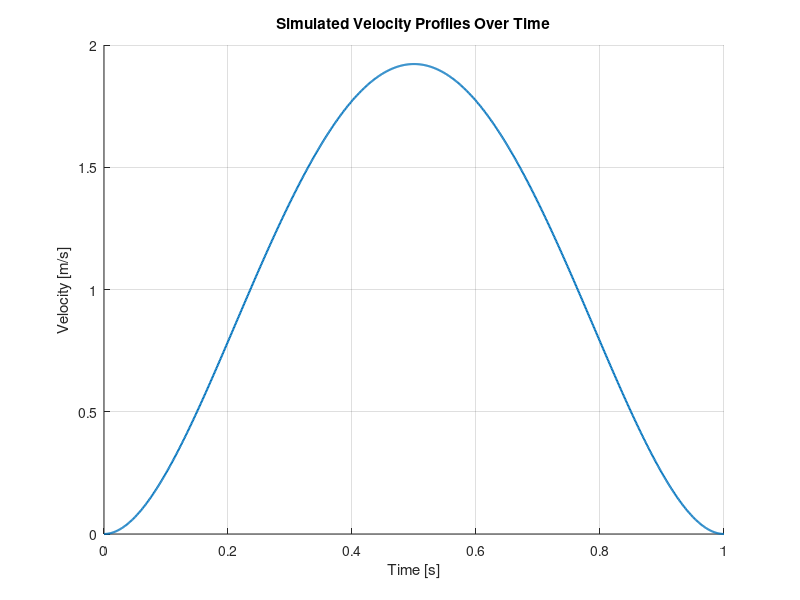

Reproduce this figure in MATLAB. (Note: this script raises an error after producing the figure.)
%% Simulated Example: Velocity Profile Over Time

% Clean-up
clc;
clear;
close all;

% Generate bell-shaped velocity profiles for 100 trials
num_trials = 300;
time_points = linspace(0, 1, 1000); 
peak_velocity = 1; % Max velocity

velocity_profiles = zeros(num_trials, length(time_points));

for i = 1:num_trials
    duration = 1 + 0.1 * randn(); % Slight variation in movement duration
    time_var = linspace(0, duration, length(time_points));
    peak_var = peak_velocity + 0.05 * randn(); % Add small random peak variations

    % Sinusoidal movement
    %velocity_profiles(i, :) = peak_var * sin(linspace(0, pi, length(time_var)));

    % minimum jerk trajectory: v(\tau) = 30\tau^2(1-\tau)^
    tau = time_var / max(time_var);                                             %tau is normalized to [0,1]
    velocity_profiles(i, :) = peak_var * (30 * tau.^2 .* (1 - tau).^2);
end

% Plot Velocity Profiles Over Time
figure;
hold on;
for i = 1:length(num_trials) % Plot only 10 trials for clarity
    plot(time_points, velocity_profiles(i, :), 'LineWidth', 1.5);
end
hold off;
xlabel('Time [s]'); ylabel('Velocity [m/s]');
title('Simulated Velocity Profiles Over Time');
grid on;

% Flatten all velocity values into a single array
all_velocities = velocity_profiles(:);

% Plot Histogram
figure;
histogram(all_velocities, 30, 'Normalization', 'pdf', 'FaceColor', 'b', 'BinWidth', 0.01);
xlabel('Velocity [m/s]'); ylabel('Density');
title('Velocity Histogram from Multiple Trials');
grid on;


%% Compute and Plot Peak Velocity Distribution

% Compute the peak velocity for each trial
peak_velocities = max(velocity_profiles, [], 2); % Maximum velocity per trial

% Plot histogram of peak velocities
figure;
histogram(peak_velocities, 20, 'Normalization', 'pdf', 'FaceColor', 'b'); 
xlabel('Peak Velocity [m/s]'); 
ylabel('Density'); 
title('Distribution of Peak Velocities Across Trials');
grid on;

% Display basic statistics
mean_peak = mean(peak_velocities);
std_peak = std(peak_velocities);
fprintf('Mean Peak Velocity: %.4f m/s\n', mean_peak);
fprintf('Standard Deviation of Peak Velocity: %.4f m/s\n', std_peak);

%% Normality Tests
% Jarque-Bera Test
[h_jb, p_jb] = jbtest(peak_velocities);

% Kolmogorov-Smirnov Test (against normal distribution)
[h_ks, p_ks] = kstest((peak_velocities - mean_peak) / std_peak);

% Print results
fprintf('Mean Peak Velocity: %.4f m/s\n', mean_peak);
fprintf('Standard Deviation of Peak Velocity: %.4f m/s\n', std_peak);
fprintf('Jarque-Bera Test: p = %.4f (h = %d)\n', p_jb, h_jb);
fprintf('Kolmogorov-Smirnov Test: p = %.4f (h = %d)\n', p_ks, h_ks);

%% Decision on Normality
if p_jb > 0.05 && p_ks > 0.05
    fprintf('The peak velocity distribution is Gaussian.\n');
else
    fprintf('The peak velocity distribution is NOT Gaussian.\n');
end

